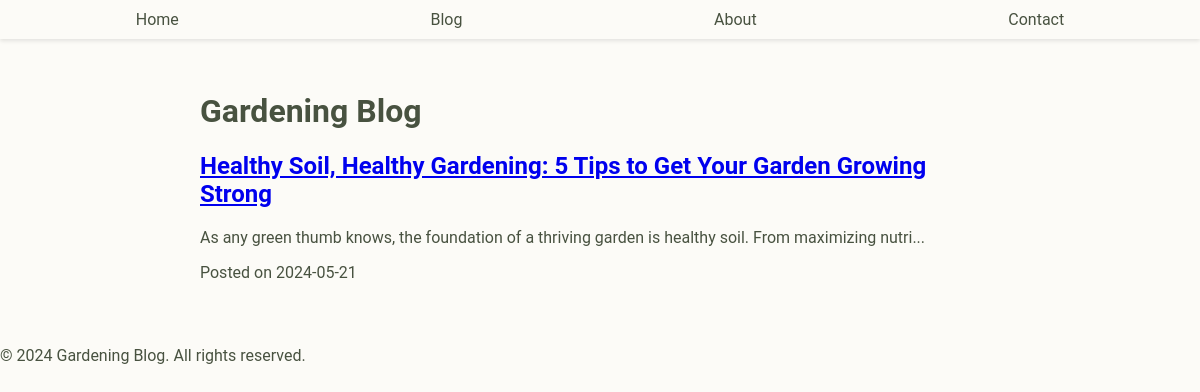
/blog, run on an earlier commit of the app's database.
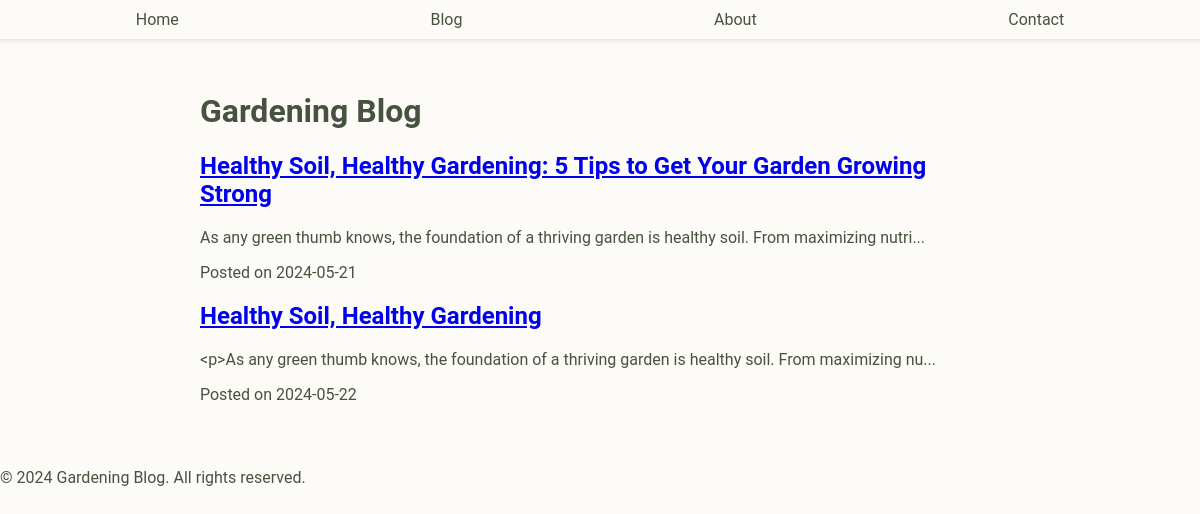
And on a later commit of the database.
### models.py (models this page shows, shortened)
class Post(db.Model):
    id = db.Column(db.Integer, primary_key=True)
    title = db.Column(db.String(100), nullable=False)
    content = db.Column(db.Text, nullable=False)
    author = db.Column(db.String(50), nullable=False)
    date_posted = db.Column(db.DateTime, nullable=False, default=datetime.utcnow)
    category_id = db.Column(db.Integer, db.ForeignKey('category.id'), nullable=False)
    tags = db.Column(db.String(200))
    featured_image = db.Column(db.String(200))
    status = db.Column(db.String(20), nullable=False, default='draft')
    comments = db.relationship('Comment', backref='post', lazy='dynamic')
    slug = db.Column(db.String(100), unique=True, nullable=False)  # Slug field

### app.py (the view)
@app.route('/blog')
def blog():
    app.logger.debug('Blog page accessed')
    posts = Post.query.all()  # Query for all posts
    return render_template('blog.html', posts=posts)

### templates/blog.html (shortened to what this page needs)
<!DOCTYPE html>
<html>
<head>
    <link rel="stylesheet" href="{{ url_for('static', filename='css/styles.css') }}">
</head>
<body>
    <header>
        <nav>
            <ul>
                <li><a href="{{ url_for('home') }}">Home</a></li>
                <li><a href="{{ url_for('blog') }}">Blog</a></li>
                <li><a href="{{ url_for('about') }}">About</a></li>
                <li><a href="{{ url_for('contact') }}">Contact</a></li>
            </ul>
        </nav>
    </header>
    <main>
        <h1>Gardening Blog</h1>
        {% if posts %}
        <div class="blog-posts">
            {% for post in posts %}
            <article class="blog-post">
                <h2><a href="{{ url_for('post', post_slug=post.slug) }}">{{ post.title }}</a></h2>
                <p>{{ post.content[:100] }}...</p>
                <p>Posted on {{ post.date_posted.strftime('%Y-%m-%d') }}</p>
            </article>
            {% endfor %}
        </div>
        {% else %}
        <p>No blog posts available yet.</p>
        {% endif %}
    </main>
    <footer>
        <p>&copy; 2024 Gardening Blog. All rights reserved.</p>
    </footer>
</body>
</html>

### static/css/styles.css (style rules this page uses)
body, ul { margin: 0; padding: 0; background-color: #FCFBF7; color: #485240; font-family: 'Roboto', sans-serif; }
header { background-color: #FCFBF7; padding: 10px; box-shadow: 0 2px 4px rgba(0, 0, 0, 0.1); }
nav ul { list-style-type: none; display: flex; justify-content: space-around; }
nav a { color: #485240; text-decoration: none; }
main { max-width: 800px; margin: 0 auto; padding: 2rem; }

What changed in the data, as far as the page shows it:
added Post: title "Healthy Soil, Healthy Gardening", content "<p>As any green thumb knows, the foundation of a thriving garden is healthy soil. From maximizing nu", date_posted "2024-05-22"
